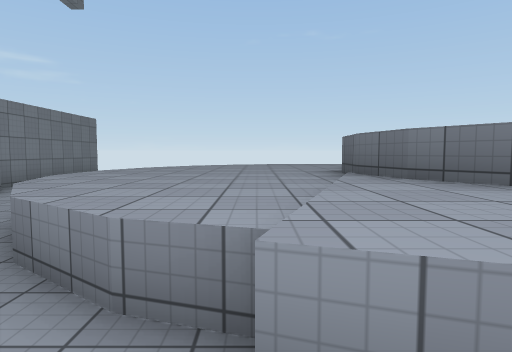
[1] (above)

19 first-person views from a walk through a scene from a Unity 3-D project. The camera is 1.5 m above the floor, tilts 4° down and sees 75° across. The floor is counted in squares, 2 m on a side. Each view is taken from the middle of a square. On the plan, view 1 faces up. The plan holds only what a view shows up to about 11 squares ahead; the rest is blank. The place goes on beyond the plan. Some animated figures are left out. Surface patterns are stand-ins for the level's own textures.

[2]
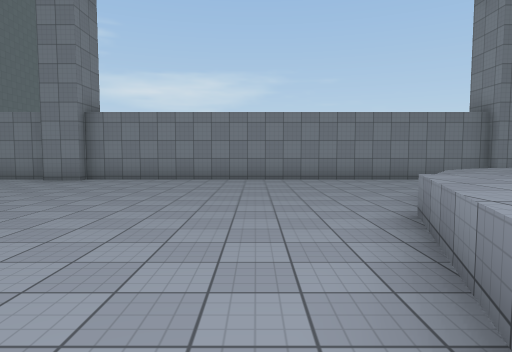

[3]
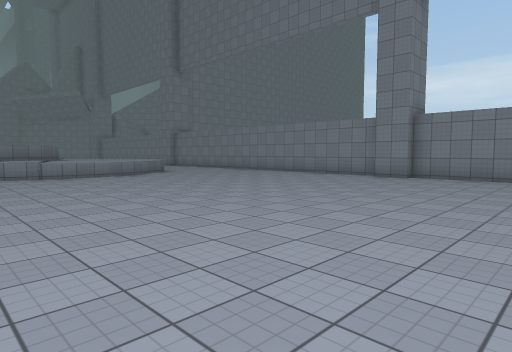

[4]
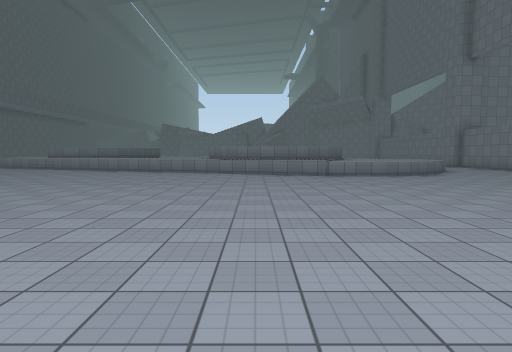

[5]
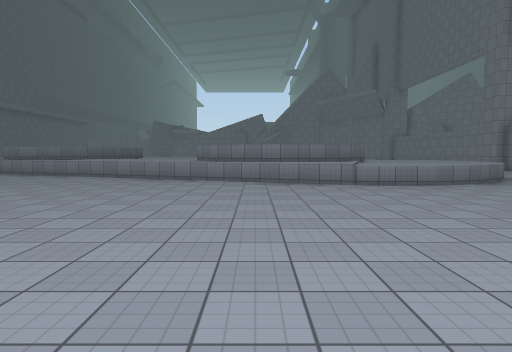

[6]
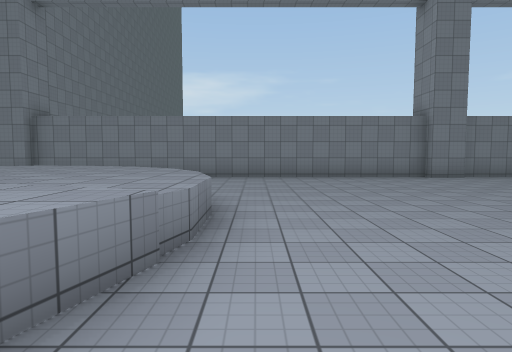

[7]
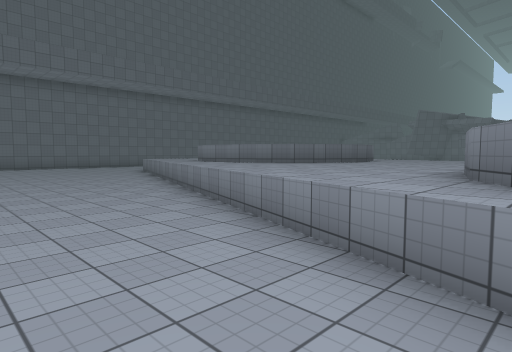

[8]
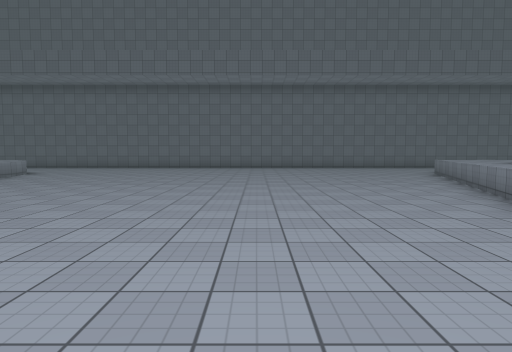

[9]
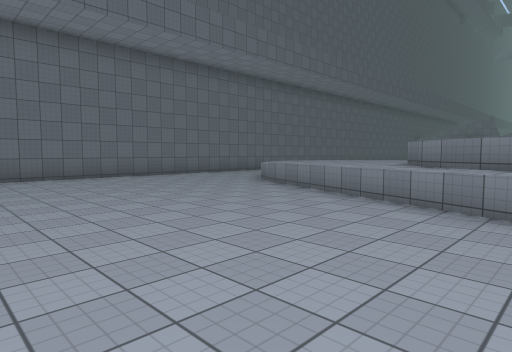

[10]
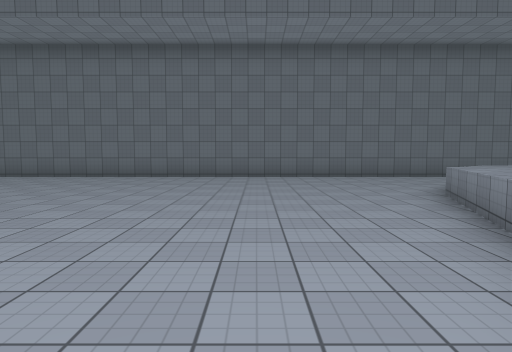

[11]
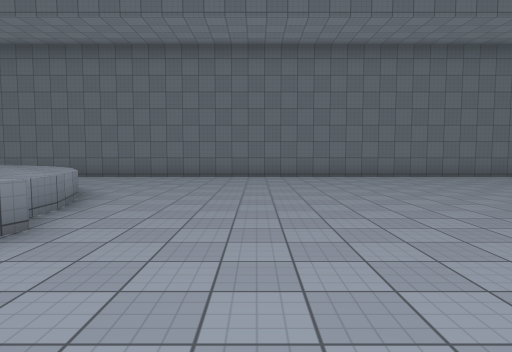

[12]
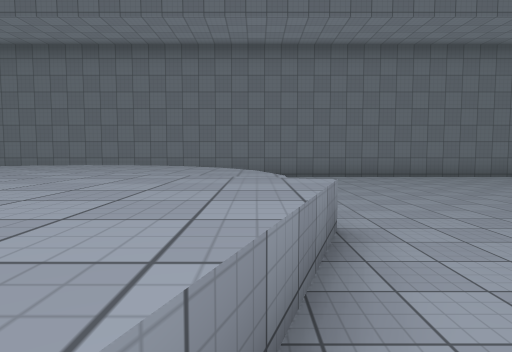

[13]
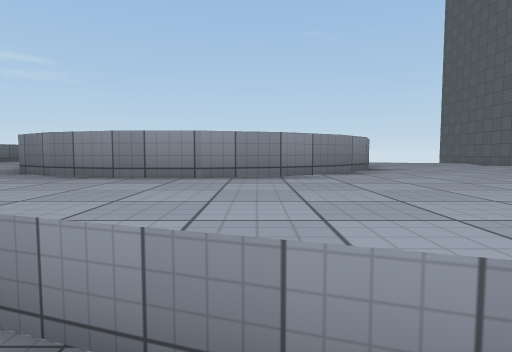

[14]
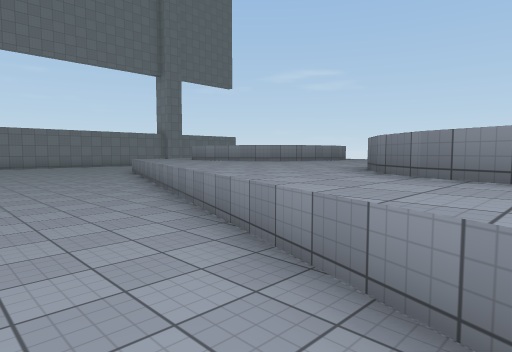

[15]
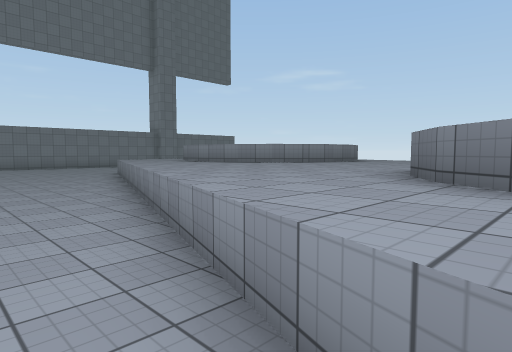

[16]
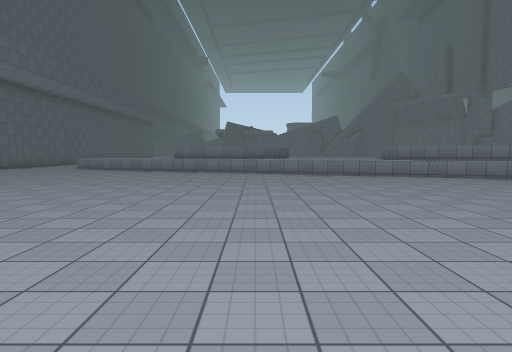

[17]
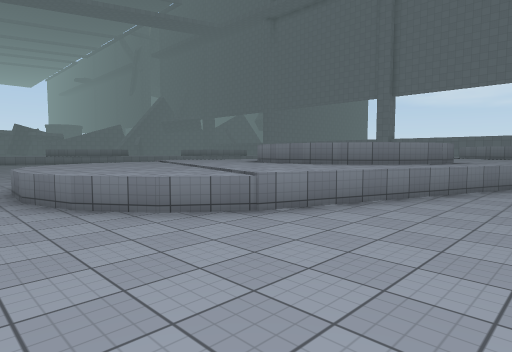

[18]
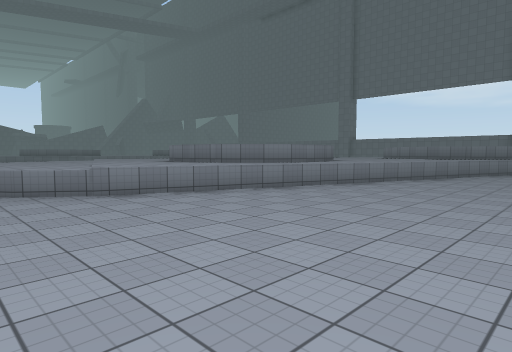

[19]
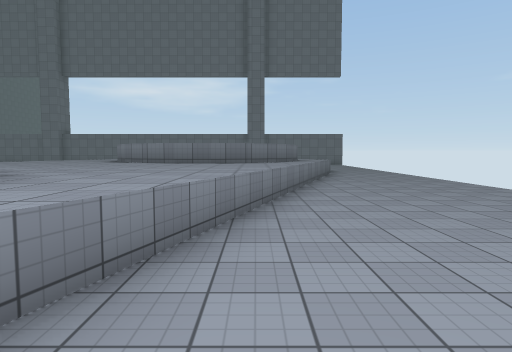

### Floor plan
Key: @ floor where view 1 was taken; # wall or solid block; x gap in a wall; . floor; ^ raised ledge.
Columns run from 6 left of view 1 to 24 right of it. Each row starts with its distance up from view 1.
 11 x         ......
 10 #         .......
  9 #     .^^ .........    .....
  8 #    ^^^^ ^^................
  7 #.  ^^^^^  #^^^.............
  6 ##. ^^^^    #^^^^^...........
  5 # ..^^^^     #^^^^^^.........
  4 #  .^^^^     #^^^^^^^^^...... #
  3 #...^^^^#   #^^^^^^ ^^^^^^... #
  2 #....^^^^###^^^^^    ^^^^^^.. #
  1 #.....^^^^^^^^^^^     ^^^^^.  #
  0 #.....@..^^^^^^^^^   ^^^^^^^  #
 -1 #..........^^^^^^^^ ^^^^^^^^  #
 -2 #.............^^^^^^^^^^^^^...#
 -3 #................^^^^^^^^^^...#
 -4 #...................^^^^^.....#
 -5 #.............................#
 -6 ##............................#
 -7 #.............................#
 -8 #.............................#
 -9 #.............................#
-10 #.............................#
-11 #.............................#
-12 #.............................#
-13 #.....^^^^^...................#
-14 #   .^^^^^^#^^................#
-15 #   ^^^^##  #^^^..............#
-16 #   ^^^ #    #^^^^^...........#
-17 #   ^^       #^^^^^^^^........#
-18 #            ^^^^^^^^^^^^.....#
-19  #            ^^^^   ^^^^^^...#
-20  #            ^^^^    ^^^ ^...#
-21               ^^^^     ^^    .#

Positions as (right, up) in squares from view 1, and headings:
1: (0, 0), facing up
2: (4, -1), facing left
3: (5, -2), facing down-left
4: (5, -2), facing down
5: (5, -5), facing down
6: (5, -12), facing left
7: (6, -12), facing down-right
8: (7, -12), facing right
9: (13, -12), facing down-right
10: (13, -15), facing right
11: (13, -7), facing right
12: (13, -4), facing right
13: (14, -5), facing up
14: (13, -5), facing up-left
15: (12, -4), facing up-left
16: (12, -4), facing down
17: (22, 6), facing down-left
18: (21, 9), facing down-left
19: (15, 6), facing left
